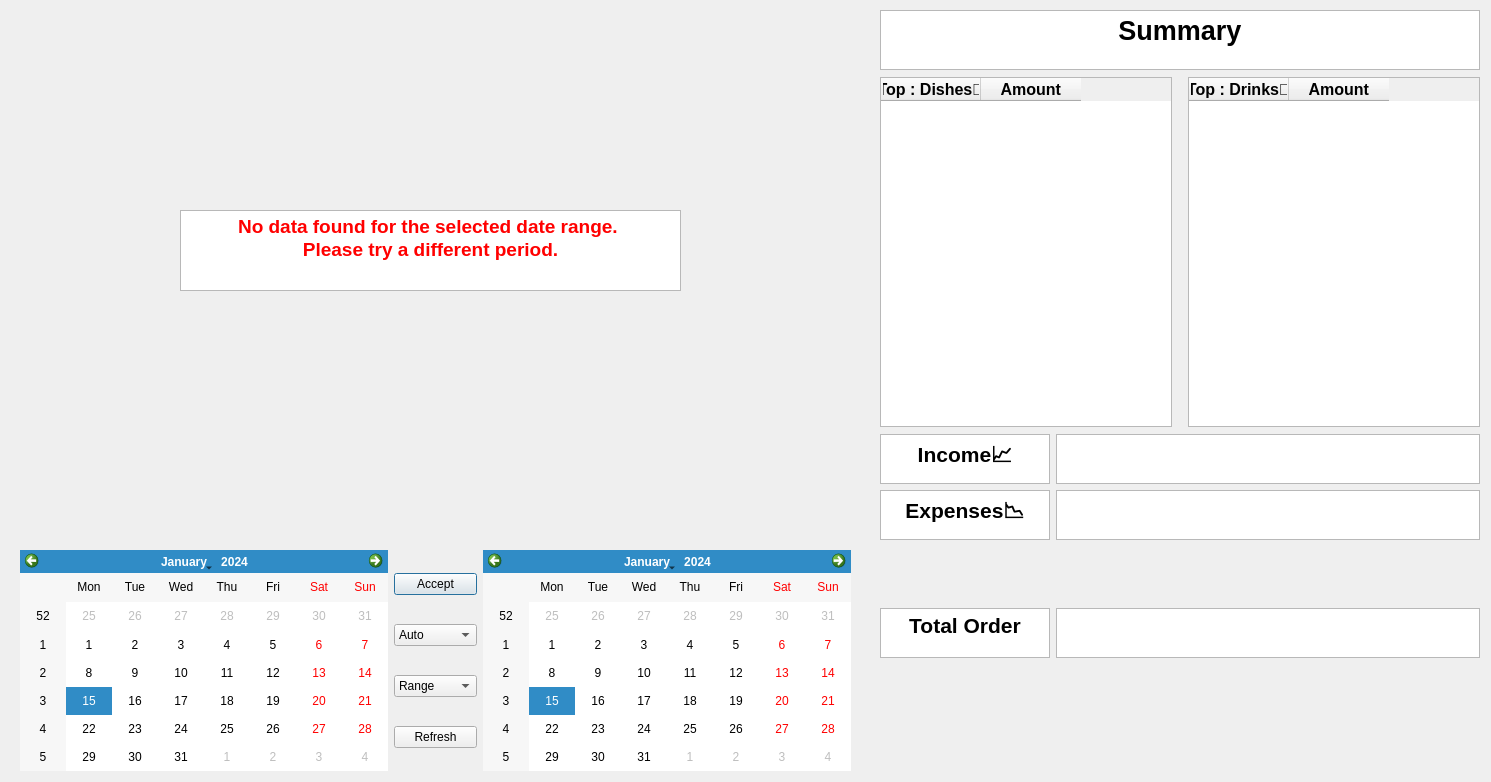
<?xml version="1.0" encoding="UTF-8"?>
<ui version="4.0">
 <class>analysis</class>
 <widget class="QDialog" name="analysis">
  <property name="geometry">
   <rect>
    <x>0</x>
    <y>0</y>
    <width>1491</width>
    <height>782</height>
   </rect>
  </property>
  <property name="windowTitle">
   <string>Dialog</string>
  </property>
  <widget class="QWidget" name="horizontalLayoutWidget">
   <property name="geometry">
    <rect>
     <x>20</x>
     <y>10</y>
     <width>831</width>
     <height>521</height>
    </rect>
   </property>
   <layout class="QHBoxLayout" name="Chart_Layout"/>
  </widget>
  <widget class="QWidget" name="horizontalLayoutWidget_2">
   <property name="geometry">
    <rect>
     <x>20</x>
     <y>550</y>
     <width>831</width>
     <height>221</height>
    </rect>
   </property>
   <layout class="QHBoxLayout" name="horizontalLayout">
    <property name="sizeConstraint">
     <enum>QLayout::SizeConstraint::SetNoConstraint</enum>
    </property>
    <item>
     <widget class="QCalendarWidget" name="calendar_start_date">
      <property name="firstDayOfWeek">
       <enum>Qt::DayOfWeek::Monday</enum>
      </property>
     </widget>
    </item>
    <item>
     <layout class="QVBoxLayout" name="verticalLayout_3">
      <item>
       <widget class="QPushButton" name="accept">
        <property name="text">
         <string>Accept</string>
        </property>
       </widget>
      </item>
      <item>
       <widget class="QComboBox" name="comboBox_Scale_mode">
        <item>
         <property name="text">
          <string>Auto</string>
         </property>
        </item>
        <item>
         <property name="text">
          <string>Scale</string>
         </property>
        </item>
        <item>
         <property name="text">
          <string>Not Scale</string>
         </property>
        </item>
       </widget>
      </item>
      <item>
       <widget class="QComboBox" name="comboBox_search_mode">
        <item>
         <property name="text">
          <string>Range</string>
         </property>
        </item>
        <item>
         <property name="text">
          <string>Day</string>
         </property>
        </item>
        <item>
         <property name="text">
          <string>Week</string>
         </property>
        </item>
        <item>
         <property name="text">
          <string>Month</string>
         </property>
        </item>
        <item>
         <property name="text">
          <string>Year</string>
         </property>
        </item>
        <item>
         <property name="text">
          <string>All</string>
         </property>
        </item>
       </widget>
      </item>
      <item>
       <widget class="QPushButton" name="Refresh">
        <property name="text">
         <string>Refresh</string>
        </property>
       </widget>
      </item>
     </layout>
    </item>
    <item>
     <widget class="QCalendarWidget" name="calendar_end_date">
      <property name="firstDayOfWeek">
       <enum>Qt::DayOfWeek::Monday</enum>
      </property>
     </widget>
    </item>
   </layout>
  </widget>
  <widget class="QTextEdit" name="NO_DATA">
   <property name="geometry">
    <rect>
     <x>180</x>
     <y>210</y>
     <width>501</width>
     <height>81</height>
    </rect>
   </property>
   <property name="readOnly">
    <bool>true</bool>
   </property>
   <property name="html">
    <string>&lt;!DOCTYPE HTML PUBLIC &quot;-//W3C//DTD HTML 4.0//EN&quot; &quot;http://www.w3.org/TR/REC-html40/strict.dtd&quot;&gt;
&lt;html&gt;&lt;head&gt;&lt;meta name=&quot;qrichtext&quot; content=&quot;1&quot; /&gt;&lt;meta charset=&quot;utf-8&quot; /&gt;&lt;style type=&quot;text/css&quot;&gt;
p, li { white-space: pre-wrap; }
hr { height: 1px; border-width: 0; }
li.unchecked::marker { content: &quot;\2610&quot;; }
li.checked::marker { content: &quot;\2612&quot;; }
&lt;/style&gt;&lt;/head&gt;&lt;body style=&quot; font-family:'Segoe UI'; font-size:9pt; font-weight:400; font-style:normal;&quot;&gt;
&lt;p align=&quot;center&quot; style=&quot; margin-top:0px; margin-bottom:0px; margin-left:0px; margin-right:0px; -qt-block-indent:0; text-indent:0px;&quot;&gt;&lt;span style=&quot; font-size:14pt; font-weight:700; color:#ff0000;&quot;&gt;No data found for the selected date range. &lt;/span&gt;&lt;/p&gt;
&lt;p align=&quot;center&quot; style=&quot; margin-top:0px; margin-bottom:0px; margin-left:0px; margin-right:0px; -qt-block-indent:0; text-indent:0px;&quot;&gt;&lt;span style=&quot; font-size:14pt; font-weight:700; color:#ff0000;&quot;&gt;Please try a different period.&lt;/span&gt;&lt;/p&gt;&lt;/body&gt;&lt;/html&gt;</string>
   </property>
  </widget>
  <widget class="QWidget" name="verticalLayoutWidget">
   <property name="geometry">
    <rect>
     <x>880</x>
     <y>10</y>
     <width>600</width>
     <height>761</height>
    </rect>
   </property>
   <layout class="QVBoxLayout" name="verticalLayout">
    <item>
     <widget class="QTextEdit" name="text_Summary">
      <property name="enabled">
       <bool>true</bool>
      </property>
      <property name="minimumSize">
       <size>
        <width>0</width>
        <height>0</height>
       </size>
      </property>
      <property name="maximumSize">
       <size>
        <width>16777215</width>
        <height>60</height>
       </size>
      </property>
      <property name="readOnly">
       <bool>true</bool>
      </property>
      <property name="html">
       <string>&lt;!DOCTYPE HTML PUBLIC &quot;-//W3C//DTD HTML 4.0//EN&quot; &quot;http://www.w3.org/TR/REC-html40/strict.dtd&quot;&gt;
&lt;html&gt;&lt;head&gt;&lt;meta name=&quot;qrichtext&quot; content=&quot;1&quot; /&gt;&lt;meta charset=&quot;utf-8&quot; /&gt;&lt;style type=&quot;text/css&quot;&gt;
p, li { white-space: pre-wrap; }
hr { height: 1px; border-width: 0; }
li.unchecked::marker { content: &quot;\2610&quot;; }
li.checked::marker { content: &quot;\2612&quot;; }
&lt;/style&gt;&lt;/head&gt;&lt;body style=&quot; font-family:'Segoe UI'; font-size:9pt; font-weight:400; font-style:normal;&quot;&gt;
&lt;p align=&quot;center&quot; style=&quot; margin-top:0px; margin-bottom:0px; margin-left:0px; margin-right:0px; -qt-block-indent:0; text-indent:0px;&quot;&gt;&lt;span style=&quot; font-size:20pt; font-weight:700;&quot;&gt;Summary&lt;/span&gt;&lt;/p&gt;&lt;/body&gt;&lt;/html&gt;</string>
      </property>
     </widget>
    </item>
    <item>
     <spacer name="verticalSpacer">
      <property name="orientation">
       <enum>Qt::Orientation::Vertical</enum>
      </property>
      <property name="sizeType">
       <enum>QSizePolicy::Policy::Minimum</enum>
      </property>
      <property name="sizeHint" stdset="0">
       <size>
        <width>1</width>
        <height>1</height>
       </size>
      </property>
     </spacer>
    </item>
    <item>
     <layout class="QHBoxLayout" name="horizontalLayout_3">
      <item>
       <widget class="QTableWidget" name="Top_Dished">
        <property name="font">
         <font>
          <pointsize>12</pointsize>
         </font>
        </property>
        <property name="editTriggers">
         <set>QAbstractItemView::EditTrigger::NoEditTriggers</set>
        </property>
        <column>
         <property name="text">
          <string>Top : Dishes🍝</string>
         </property>
         <property name="font">
          <font>
           <pointsize>12</pointsize>
           <bold>true</bold>
          </font>
         </property>
        </column>
        <column>
         <property name="text">
          <string> Amount </string>
         </property>
         <property name="font">
          <font>
           <pointsize>12</pointsize>
           <bold>true</bold>
          </font>
         </property>
        </column>
       </widget>
      </item>
      <item>
       <spacer name="horizontalSpacer">
        <property name="orientation">
         <enum>Qt::Orientation::Horizontal</enum>
        </property>
        <property name="sizeType">
         <enum>QSizePolicy::Policy::Minimum</enum>
        </property>
        <property name="sizeHint" stdset="0">
         <size>
          <width>10</width>
          <height>20</height>
         </size>
        </property>
       </spacer>
      </item>
      <item>
       <widget class="QTableWidget" name="Top_Drinks">
        <property name="minimumSize">
         <size>
          <width>0</width>
          <height>350</height>
         </size>
        </property>
        <property name="font">
         <font>
          <pointsize>12</pointsize>
         </font>
        </property>
        <property name="editTriggers">
         <set>QAbstractItemView::EditTrigger::NoEditTriggers</set>
        </property>
        <column>
         <property name="text">
          <string>Top : Drinks🍹</string>
         </property>
         <property name="font">
          <font>
           <pointsize>12</pointsize>
           <bold>true</bold>
          </font>
         </property>
        </column>
        <column>
         <property name="text">
          <string> Amount </string>
         </property>
         <property name="font">
          <font>
           <pointsize>12</pointsize>
           <bold>true</bold>
          </font>
         </property>
        </column>
       </widget>
      </item>
     </layout>
    </item>
    <item>
     <spacer name="verticalSpacer_3">
      <property name="orientation">
       <enum>Qt::Orientation::Vertical</enum>
      </property>
      <property name="sizeType">
       <enum>QSizePolicy::Policy::Minimum</enum>
      </property>
      <property name="sizeHint" stdset="0">
       <size>
        <width>20</width>
        <height>1</height>
       </size>
      </property>
     </spacer>
    </item>
    <item>
     <layout class="QHBoxLayout" name="horizontalLayout_2">
      <item>
       <layout class="QVBoxLayout" name="verticalLayout_4">
        <item>
         <widget class="QTextEdit" name="text_Expenses">
          <property name="minimumSize">
           <size>
            <width>0</width>
            <height>0</height>
           </size>
          </property>
          <property name="maximumSize">
           <size>
            <width>170</width>
            <height>50</height>
           </size>
          </property>
          <property name="readOnly">
           <bool>true</bool>
          </property>
          <property name="html">
           <string>&lt;!DOCTYPE HTML PUBLIC &quot;-//W3C//DTD HTML 4.0//EN&quot; &quot;http://www.w3.org/TR/REC-html40/strict.dtd&quot;&gt;
&lt;html&gt;&lt;head&gt;&lt;meta name=&quot;qrichtext&quot; content=&quot;1&quot; /&gt;&lt;meta charset=&quot;utf-8&quot; /&gt;&lt;style type=&quot;text/css&quot;&gt;
p, li { white-space: pre-wrap; }
hr { height: 1px; border-width: 0; }
li.unchecked::marker { content: &quot;\2610&quot;; }
li.checked::marker { content: &quot;\2612&quot;; }
&lt;/style&gt;&lt;/head&gt;&lt;body style=&quot; font-family:'Segoe UI'; font-size:9pt; font-weight:400; font-style:normal;&quot;&gt;
&lt;p align=&quot;center&quot; style=&quot; margin-top:0px; margin-bottom:0px; margin-left:0px; margin-right:0px; -qt-block-indent:0; text-indent:0px;&quot;&gt;&lt;span style=&quot; font-size:16pt; font-weight:700;&quot;&gt;Income📈&lt;/span&gt;&lt;/p&gt;&lt;/body&gt;&lt;/html&gt;</string>
          </property>
         </widget>
        </item>
        <item>
         <widget class="QTextEdit" name="text_Income">
          <property name="minimumSize">
           <size>
            <width>0</width>
            <height>0</height>
           </size>
          </property>
          <property name="maximumSize">
           <size>
            <width>170</width>
            <height>50</height>
           </size>
          </property>
          <property name="readOnly">
           <bool>true</bool>
          </property>
          <property name="html">
           <string>&lt;!DOCTYPE HTML PUBLIC &quot;-//W3C//DTD HTML 4.0//EN&quot; &quot;http://www.w3.org/TR/REC-html40/strict.dtd&quot;&gt;
&lt;html&gt;&lt;head&gt;&lt;meta name=&quot;qrichtext&quot; content=&quot;1&quot; /&gt;&lt;meta charset=&quot;utf-8&quot; /&gt;&lt;style type=&quot;text/css&quot;&gt;
p, li { white-space: pre-wrap; }
hr { height: 1px; border-width: 0; }
li.unchecked::marker { content: &quot;\2610&quot;; }
li.checked::marker { content: &quot;\2612&quot;; }
&lt;/style&gt;&lt;/head&gt;&lt;body style=&quot; font-family:'Segoe UI'; font-size:9pt; font-weight:400; font-style:normal;&quot;&gt;
&lt;p align=&quot;center&quot; style=&quot; margin-top:0px; margin-bottom:0px; margin-left:0px; margin-right:0px; -qt-block-indent:0; text-indent:0px;&quot;&gt;&lt;span style=&quot; font-size:16pt; font-weight:700;&quot;&gt;Expenses📉&lt;/span&gt;&lt;/p&gt;&lt;/body&gt;&lt;/html&gt;</string>
          </property>
         </widget>
        </item>
       </layout>
      </item>
      <item>
       <layout class="QVBoxLayout" name="verticalLayout_2">
        <item>
         <widget class="QTextEdit" name="Income_in_range">
          <property name="minimumSize">
           <size>
            <width>400</width>
            <height>0</height>
           </size>
          </property>
          <property name="maximumSize">
           <size>
            <width>16777215</width>
            <height>50</height>
           </size>
          </property>
          <property name="readOnly">
           <bool>true</bool>
          </property>
          <property name="html">
           <string>&lt;!DOCTYPE HTML PUBLIC &quot;-//W3C//DTD HTML 4.0//EN&quot; &quot;http://www.w3.org/TR/REC-html40/strict.dtd&quot;&gt;
&lt;html&gt;&lt;head&gt;&lt;meta name=&quot;qrichtext&quot; content=&quot;1&quot; /&gt;&lt;meta charset=&quot;utf-8&quot; /&gt;&lt;style type=&quot;text/css&quot;&gt;
p, li { white-space: pre-wrap; }
hr { height: 1px; border-width: 0; }
li.unchecked::marker { content: &quot;\2610&quot;; }
li.checked::marker { content: &quot;\2612&quot;; }
&lt;/style&gt;&lt;/head&gt;&lt;body style=&quot; font-family:'Segoe UI'; font-size:9pt; font-weight:400; font-style:normal;&quot;&gt;
&lt;p align=&quot;center&quot; style=&quot;-qt-paragraph-type:empty; margin-top:0px; margin-bottom:0px; margin-left:0px; margin-right:0px; -qt-block-indent:0; text-indent:0px;&quot;&gt;&lt;br /&gt;&lt;/p&gt;&lt;/body&gt;&lt;/html&gt;</string>
          </property>
         </widget>
        </item>
        <item>
         <widget class="QTextEdit" name="Expenses_in_range">
          <property name="minimumSize">
           <size>
            <width>0</width>
            <height>0</height>
           </size>
          </property>
          <property name="maximumSize">
           <size>
            <width>16777215</width>
            <height>50</height>
           </size>
          </property>
          <property name="readOnly">
           <bool>true</bool>
          </property>
          <property name="html">
           <string>&lt;!DOCTYPE HTML PUBLIC &quot;-//W3C//DTD HTML 4.0//EN&quot; &quot;http://www.w3.org/TR/REC-html40/strict.dtd&quot;&gt;
&lt;html&gt;&lt;head&gt;&lt;meta name=&quot;qrichtext&quot; content=&quot;1&quot; /&gt;&lt;meta charset=&quot;utf-8&quot; /&gt;&lt;style type=&quot;text/css&quot;&gt;
p, li { white-space: pre-wrap; }
hr { height: 1px; border-width: 0; }
li.unchecked::marker { content: &quot;\2610&quot;; }
li.checked::marker { content: &quot;\2612&quot;; }
&lt;/style&gt;&lt;/head&gt;&lt;body style=&quot; font-family:'Segoe UI'; font-size:9pt; font-weight:400; font-style:normal;&quot;&gt;
&lt;p align=&quot;center&quot; style=&quot;-qt-paragraph-type:empty; margin-top:0px; margin-bottom:0px; margin-left:0px; margin-right:0px; -qt-block-indent:0; text-indent:0px;&quot;&gt;&lt;br /&gt;&lt;/p&gt;&lt;/body&gt;&lt;/html&gt;</string>
          </property>
         </widget>
        </item>
       </layout>
      </item>
     </layout>
    </item>
    <item>
     <spacer name="verticalSpacer_2">
      <property name="orientation">
       <enum>Qt::Orientation::Vertical</enum>
      </property>
      <property name="sizeType">
       <enum>QSizePolicy::Policy::Preferred</enum>
      </property>
      <property name="sizeHint" stdset="0">
       <size>
        <width>20</width>
        <height>250</height>
       </size>
      </property>
     </spacer>
    </item>
    <item>
     <layout class="QHBoxLayout" name="horizontalLayout_5">
      <item>
       <layout class="QVBoxLayout" name="verticalLayout_7">
        <item>
         <widget class="QTextEdit" name="text_TotalOrder">
          <property name="minimumSize">
           <size>
            <width>0</width>
            <height>0</height>
           </size>
          </property>
          <property name="maximumSize">
           <size>
            <width>170</width>
            <height>50</height>
           </size>
          </property>
          <property name="readOnly">
           <bool>true</bool>
          </property>
          <property name="html">
           <string>&lt;!DOCTYPE HTML PUBLIC &quot;-//W3C//DTD HTML 4.0//EN&quot; &quot;http://www.w3.org/TR/REC-html40/strict.dtd&quot;&gt;
&lt;html&gt;&lt;head&gt;&lt;meta name=&quot;qrichtext&quot; content=&quot;1&quot; /&gt;&lt;meta charset=&quot;utf-8&quot; /&gt;&lt;style type=&quot;text/css&quot;&gt;
p, li { white-space: pre-wrap; }
hr { height: 1px; border-width: 0; }
li.unchecked::marker { content: &quot;\2610&quot;; }
li.checked::marker { content: &quot;\2612&quot;; }
&lt;/style&gt;&lt;/head&gt;&lt;body style=&quot; font-family:'Segoe UI'; font-size:9pt; font-weight:400; font-style:normal;&quot;&gt;
&lt;p align=&quot;center&quot; style=&quot; margin-top:0px; margin-bottom:0px; margin-left:0px; margin-right:0px; -qt-block-indent:0; text-indent:0px;&quot;&gt;&lt;span style=&quot; font-size:16pt; font-weight:700;&quot;&gt;Total Order&lt;/span&gt;&lt;/p&gt;&lt;/body&gt;&lt;/html&gt;</string>
          </property>
         </widget>
        </item>
       </layout>
      </item>
      <item>
       <layout class="QVBoxLayout" name="verticalLayout_8">
        <item>
         <widget class="QTextEdit" name="Total_Order_in_range">
          <property name="minimumSize">
           <size>
            <width>400</width>
            <height>0</height>
           </size>
          </property>
          <property name="maximumSize">
           <size>
            <width>16777215</width>
            <height>50</height>
           </size>
          </property>
          <property name="readOnly">
           <bool>true</bool>
          </property>
          <property name="html">
           <string>&lt;!DOCTYPE HTML PUBLIC &quot;-//W3C//DTD HTML 4.0//EN&quot; &quot;http://www.w3.org/TR/REC-html40/strict.dtd&quot;&gt;
&lt;html&gt;&lt;head&gt;&lt;meta name=&quot;qrichtext&quot; content=&quot;1&quot; /&gt;&lt;meta charset=&quot;utf-8&quot; /&gt;&lt;style type=&quot;text/css&quot;&gt;
p, li { white-space: pre-wrap; }
hr { height: 1px; border-width: 0; }
li.unchecked::marker { content: &quot;\2610&quot;; }
li.checked::marker { content: &quot;\2612&quot;; }
&lt;/style&gt;&lt;/head&gt;&lt;body style=&quot; font-family:'Segoe UI'; font-size:9pt; font-weight:400; font-style:normal;&quot;&gt;
&lt;p align=&quot;center&quot; style=&quot;-qt-paragraph-type:empty; margin-top:0px; margin-bottom:0px; margin-left:0px; margin-right:0px; -qt-block-indent:0; text-indent:0px;&quot;&gt;&lt;br /&gt;&lt;/p&gt;&lt;/body&gt;&lt;/html&gt;</string>
          </property>
         </widget>
        </item>
       </layout>
      </item>
     </layout>
    </item>
    <item>
     <spacer name="verticalSpacer_4">
      <property name="orientation">
       <enum>Qt::Orientation::Vertical</enum>
      </property>
      <property name="sizeType">
       <enum>QSizePolicy::Policy::Preferred</enum>
      </property>
      <property name="sizeHint" stdset="0">
       <size>
        <width>20</width>
        <height>300</height>
       </size>
      </property>
     </spacer>
    </item>
   </layout>
  </widget>
 </widget>
 <resources/>
 <connections/>
</ui>
